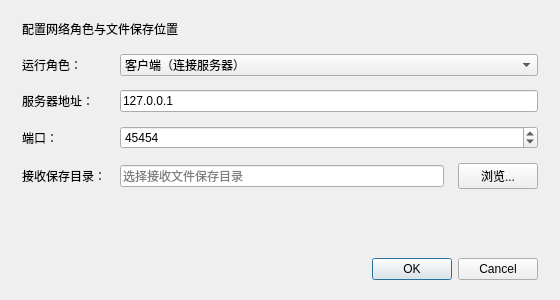
<?xml version="1.0" encoding="UTF-8"?>
<ui version="4.0">
 <class>SettingsDialog</class>
 <widget class="QDialog" name="SettingsDialog">
  <property name="geometry"><rect><x>0</x><y>0</y><width>560</width><height>300</height></rect></property>
  <property name="minimumSize"><size><width>500</width><height>280</height></size></property>
  <property name="windowTitle"><string>连接设置</string></property>
  <layout class="QVBoxLayout" name="dialogLayout">
   <property name="leftMargin"><number>22</number></property>
   <property name="topMargin"><number>20</number></property>
   <property name="rightMargin"><number>22</number></property>
   <property name="bottomMargin"><number>20</number></property>
   <property name="spacing"><number>16</number></property>
   <item><widget class="QLabel" name="dialogTitleLabel"><property name="text"><string>配置网络角色与文件保存位置</string></property></widget></item>
   <item>
    <layout class="QFormLayout" name="formLayout">
     <property name="horizontalSpacing"><number>14</number></property>
     <property name="verticalSpacing"><number>14</number></property>
     <item row="0" column="0"><widget class="QLabel" name="roleLabel"><property name="text"><string>运行角色：</string></property></widget></item>
     <item row="0" column="1"><widget class="QComboBox" name="roleComboBox"><item><property name="text"><string>客户端（连接服务器）</string></property></item><item><property name="text"><string>服务端（监听连接）</string></property></item></widget></item>
     <item row="1" column="0"><widget class="QLabel" name="hostLabel"><property name="text"><string>服务器地址：</string></property></widget></item>
     <item row="1" column="1"><widget class="QLineEdit" name="hostEdit"><property name="text"><string>127.0.0.1</string></property></widget></item>
     <item row="2" column="0"><widget class="QLabel" name="portLabel"><property name="text"><string>端口：</string></property></widget></item>
     <item row="2" column="1"><widget class="QSpinBox" name="portSpinBox"><property name="minimum"><number>1</number></property><property name="maximum"><number>65535</number></property><property name="value"><number>45454</number></property></widget></item>
     <item row="3" column="0"><widget class="QLabel" name="saveLabel"><property name="text"><string>接收保存目录：</string></property></widget></item>
     <item row="3" column="1">
      <layout class="QHBoxLayout" name="savePathLayout">
       <item><widget class="QLineEdit" name="savePathEdit"><property name="placeholderText"><string>选择接收文件保存目录</string></property></widget></item>
       <item><widget class="QPushButton" name="browseButton"><property name="text"><string>浏览...</string></property><property name="icon"><iconset resource="../resources/resources.qrc"><normaloff>:/icons/folder.svg</normaloff>:/icons/folder.svg</iconset></property></widget></item>
      </layout>
     </item>
    </layout>
   </item>
   <item><spacer name="verticalSpacer"><property name="orientation"><enum>Qt::Vertical</enum></property><property name="sizeHint" stdset="0"><size><width>20</width><height>20</height></size></property></spacer></item>
   <item><widget class="QDialogButtonBox" name="buttonBox"><property name="standardButtons"><set>QDialogButtonBox::Cancel|QDialogButtonBox::Ok</set></property></widget></item>
  </layout>
 </widget>
 <resources><include location="../resources/resources.qrc"/></resources>
 <connections/>
</ui>
